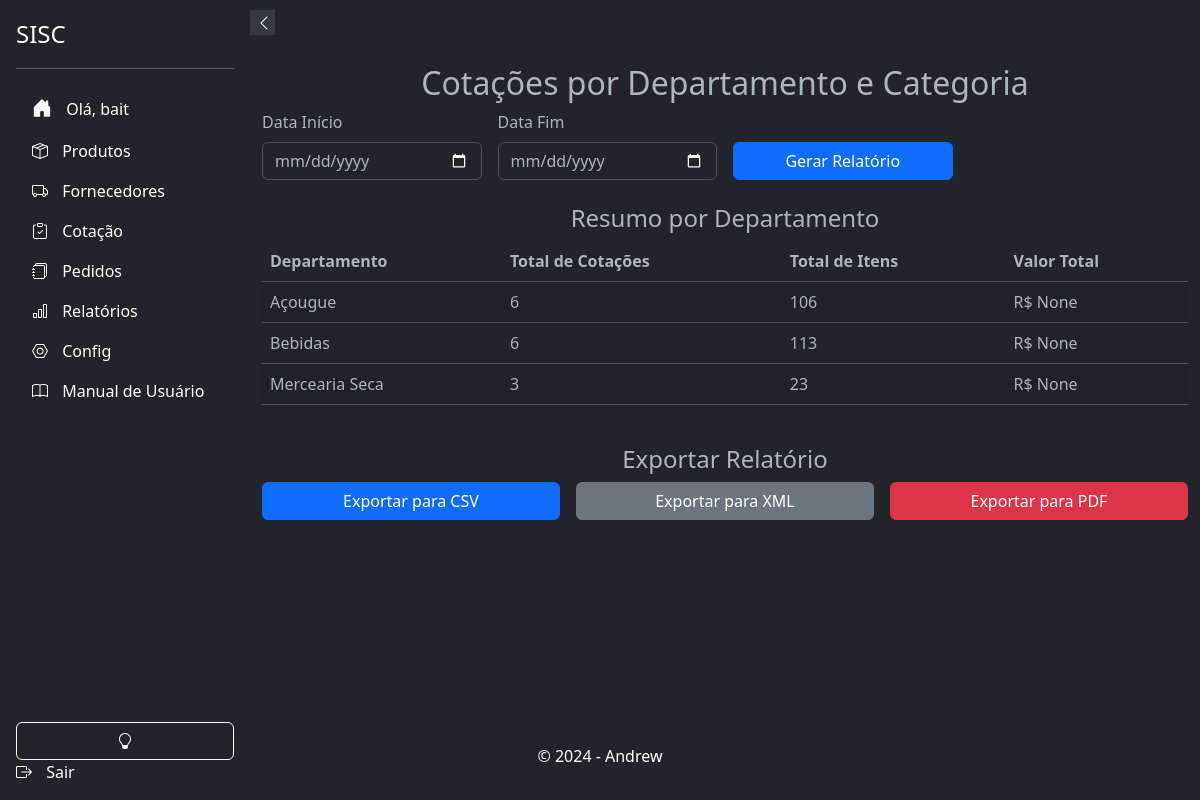
Screenshot of /relatorios/cotacoes-departamento-categoria/ (signed in) with the database file from the repository.
### products/models.py (models this page shows, shortened)
class Departamento(models.Model):
    nome = models.CharField(max_length=100, unique=True)
    class Meta:
        verbose_name = _('Departamento')
        verbose_name_plural = _('Departamentos')
        ordering = ['nome']

### relatorios/views.py (the view, shortened to what this page needs)
# urls.py: path('cotacoes-departamento-categoria/', CotacoesDepartamentoCategoriaView.as_view(), name='cotacoes_departamento_categoria'),
@method_decorator(login_required(login_url=''), name='dispatch')
class CotacoesDepartamentoCategoriaView(TemplateView):
    template_name = 'relatorios/cotacoes_departamento_categoria.html'
    def get(self, request):
        data_inicio = request.GET.get('data_inicio')
        data_fim = request.GET.get('data_fim')
        if data_inicio and data_fim:
            cotacoes = Cotacao.objects.filter(data_abertura__gte=data_inicio, data_fechamento__lte=data_fim)
        else:
            cotacoes = Cotacao.objects.all()
        cotacoes_por_departamento = cotacoes.values('departamento__nome').annotate(
            total_cotacoes=Count('id'),
            total_itens=Sum('itens_cotacao__quantidade'),
            valor_total=Sum('itens_cotacao__produto__preco_de_custo')
        ).order_by('departamento__nome')
        context = {
            'cotacoes_por_departamento': cotacoes_por_departamento,
        }
        return render(request, self.template_name, context)

### relatorios/templates/relatorios/cotacoes_departamento_categoria.html (shortened to what this page needs)
{% extends 'base.html' %}
{% block content %}
<div class="container my-4">
    <h2 class="text-center">Cotações por Departamento e Categoria</h2>
    <form method="get" class="row g-3">
        <div class="col-md-3">
            <label for="data_inicio" class="form-label">Data Início</label>
            <input type="date" id="data_inicio" name="data_inicio" class="form-control" required>
        </div>
        <div class="col-md-3">
            <label for="data_fim" class="form-label">Data Fim</label>
            <input type="date" id="data_fim" name="data_fim" class="form-control" required>
        </div>
        <div class="col-md-3 d-flex align-items-end">
            <button type="submit" class="btn btn-primary w-100">Gerar Relatório</button>
        </div>
    </form>
    <div class="row mt-4">
        <div class="col-md-12">
            <h4 class="text-center">Resumo por Departamento</h4>
            <table class="table table-striped">
                <thead>
                    <tr>
                        <th>Departamento</th>
                        <th>Total de Cotações</th>
                        <th>Total de Itens</th>
                        <th>Valor Total</th>
                    </tr>
                </thead>
                <tbody>
                    {% for item in cotacoes_por_departamento %}
                    <tr>
                        <td>{{ item.departamento__nome }}</td>
                        <td>{{ item.total_cotacoes }}</td>
                        <td>{{ item.total_itens }}</td>
                        <td>R$ {{ item.valor_total }}</td>
                    </tr>
                    {% endfor %}
                </tbody>
            </table>
        </div>
    </div>
    <div class="row mt-4">
        <div class="col-md-12">
            <h4 class="text-center">Exportar Relatório</h4>
            <form method="post" class="row g-3">
                <div class="col-md-4">
                    <button type="submit" name="formato" value="csv" class="btn btn-primary w-100">Exportar para CSV</button>
                </div>
                <div class="col-md-4">
                    <button type="submit" name="formato" value="xml" class="btn btn-secondary w-100">Exportar para XML</button>
                </div>
                <div class="col-md-4">
                    <button type="submit" name="formato" value="pdf" class="btn btn-danger w-100">Exportar para PDF</button>
                </div>
            </form>
        </div>
    </div>
</div>
{% endblock %}

### app/templates/components/_sidebar.html (shortened to what this page needs)
<!DOCTYPE html>
<html>
<head>
    <link href="https://cdn.jsdelivr.net/npm/bootstrap@5.3.0-alpha3/dist/css/bootstrap.min.css" rel="stylesheet">
    <link rel="stylesheet" href="https://cdn.jsdelivr.net/npm/bootstrap-icons@1.10.5/font/bootstrap-icons.css">
</head>
<body>
    <div class="sidebar d-flex flex-column flex-shrink-0 p-3 text-white bg-dark" id="sidebar">
        <button class="sidebar-toggle" onclick="toggleSidebar()">
            <i id="sidebar-toggle-icon" class="bi bi-chevron-left"></i>
        </button>
        <a href="#" class="d-flex align-items-center mb-3 mb-md-0 me-md-auto text-white text-decoration-none">
            <span class="fs-4">SISC</span>
        </a>
        <hr>
        {% if user.is_authenticated %}
            <ul class="nav nav-pills flex-column mb-auto">
                <li class="nav-item">
                    <a href="{% url 'accounts:home' %}" class="nav-link text-white" aria-current="page">
                        <i class="bi bi-house-door-fill fs-5"></i>
                        <span>Olá, {{ user.username }}</span>
                    </a>
                </li>
                <li>
                    <a href="{% url 'products:products_list' %}" class="nav-link text-white">
                        <i class="bi bi-box-seam"></i>
                        <span>Produtos</span>
                    </a>
                </li>
                <li>
                    <a href="{% url 'suppliers:supplier_list' %}" class="nav-link text-white">
                        <i class="bi bi-truck "></i>
                        <span>Fornecedores</span>
                    </a>
                </li>
                <li>
                    <a href="{% url 'cotacao:cotacao_list' %}" class="nav-link text-white">
                        <i class="bi bi-clipboard-check"></i>
                        <span>Cotação</span>
                    </a>
                </li>
                <li>
                    <a href="{% url 'respostas:listar_pedidos' %}" class="nav-link text-white">
                        <i class="bi bi-journals"></i>
                        <span>Pedidos</span>
                    </a>
                </li>
                <li>
                    <a href="{% url 'relatorios:gerar_relatorios' %}" class="nav-link text-white">
                        <i class="bi bi-bar-chart"></i>
                        <span>Relatórios</span>
                    </a>
                </li>
                <li>
                    <a href="{% url 'admin:index' %}" class="nav-link text-white">
                        <i class="bi bi-nut"></i>
                        <span>Config</span>
                    </a>
                </li>
                <li>
                    <a href="{% url 'relatorios:manual_usuario' %}" class="nav-link text-white">
                        <i class="bi bi-book"></i>
                        <span>Manual de Usuário</span>
                    </a>
                </li>
            <br>
            </ul>
            <button class="btn btn-outline-light" onclick="toggleTheme()">
                <i id="theme-toggle-icon" class="bi bi-lightbulb-fill"></i>
            </button>
            <a href="{% url 'accounts:logout' %}" class="nav-link text-white">
                <i class="bi bi-box-arrow-right"></i>
                <span>Sair</span>
            </a>
        {% else %}
            <a href="{% url 'accounts:login' %}" class="nav-link text-white">
                <i class="bi bi-box-arrow-in-right"></i>
                <span>Login</span>
            </a>
        {% endif %}
    </div>
</body>
</html>

### app/templates/base.html (style rules this page uses)
body, html { height: 100%; margin: 0; display: flex; flex-direction: column; }

### app/templates/components/_sidebar.html (style rules this page uses)
.sidebar { width: 250px; height: 100vh; position: fixed; top: 0; left: 0; background-color: #343a40; transition: all 0.3s; z-index: 1000; }
.sidebar .nav-link { white-space: nowrap; overflow: hidden; text-overflow: ellipsis; }
.sidebar .nav-link i { margin-right: 10px; }
.sidebar-toggle { position: absolute; top: 10px; right: -25px; width: 25px; height: 25px; background-color: #343a40; border: none; color: white; cursor: pointer; z-index: 1100; }

### rows the page displays
Departamento: departamento__nome "Açougue", total_cotacoes "6", total_itens "106", valor_total "None"
Departamento: departamento__nome "Bebidas", total_cotacoes "6", total_itens "113", valor_total "None"
Departamento: departamento__nome "Mercearia Seca", total_cotacoes "3", total_itens "23", valor_total "None"

### other values shown
{{ user.username }} "bait"
